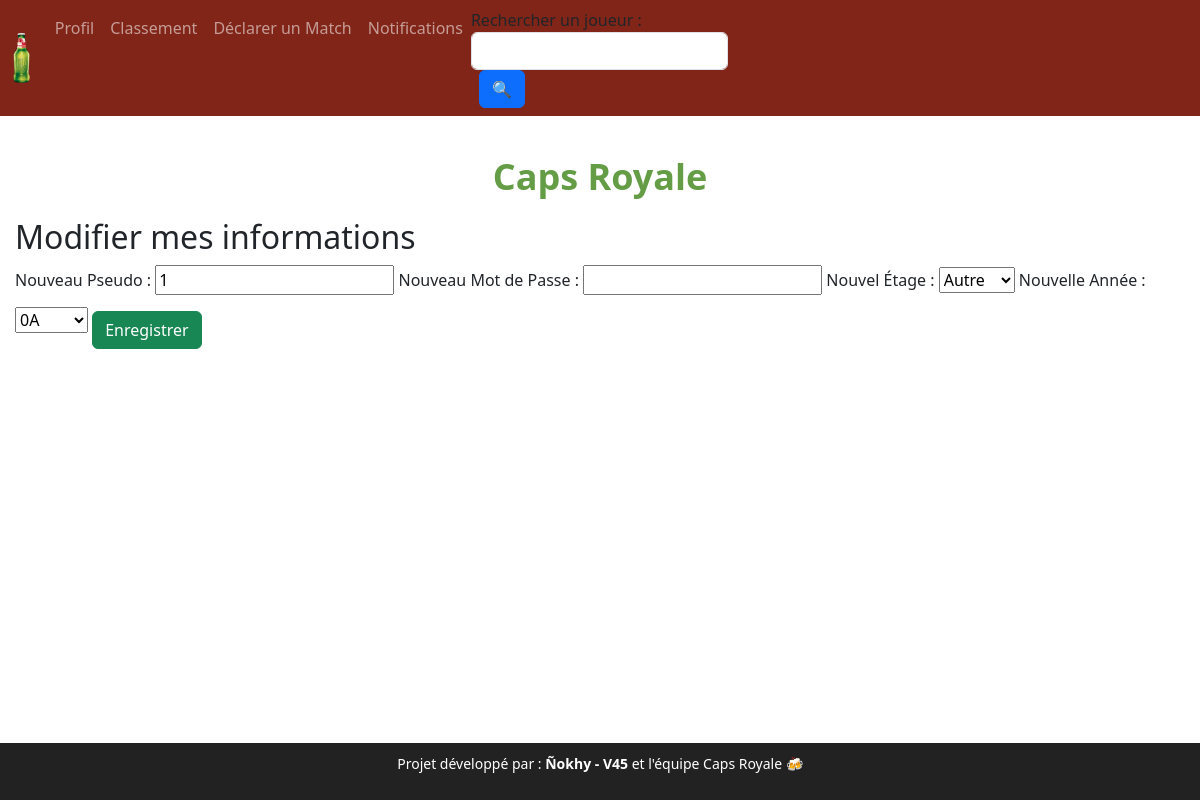
Screenshot of /edit_profile (signed in) with the database file from the repository.
### models.py (models this page shows)
class User(db.Model):
    id = db.Column(db.Integer, primary_key=True)
    username = db.Column(db.String(80), unique=True, nullable=False)
    password = db.Column(db.String(120), nullable=False)
    floor = db.Column(db.String(10), nullable=False)
    year = db.Column(db.String(10), nullable=False)
    elo = db.Column(db.Integer, default=400)

### routes.py (the view, shortened to what this page needs)
    @app.route("/edit_profile", methods=["GET", "POST"])
    def edit_profile():
        if "user_id" not in session:
            return redirect("/login")  # 🔒 Redirige si non connecté
        user = User.query.get(session["user_id"])  # 🔍 Récupère l’utilisateur connecté
        return render_template("edit_profile.html", user=user)

### templates/edit_profile.html (shortened to what this page needs)
{% extends "base.html" %}
{% block content %}
<h2>Modifier mes informations</h2>
<form method="POST">
    <label for="username">Nouveau Pseudo :</label>
    <input type="text" name="username" value="{{ user.username }}">
    <label for="password">Nouveau Mot de Passe :</label>
    <input type="password" name="password">
    <label for="floor">Nouvel Étage :</label>
    <select name="floor">
        <option value="{{ user.floor }}">{{ user.floor }}</option>
    </select>
    <label for="year">Nouvelle Année :</label>
    <select name="year">
        <option value="{{ user.year }}">{{ user.year }}</option>
    </select>
    <button type="submit" class="btn btn-success mt-3">Enregistrer</button>
</form>
{% endblock %}

### static/styles.css (style rules this page uses)
body { font-size: 16px; padding-bottom: 80px; }

### rows the page displays
User: username "1", floor "Autre", year "0A"
